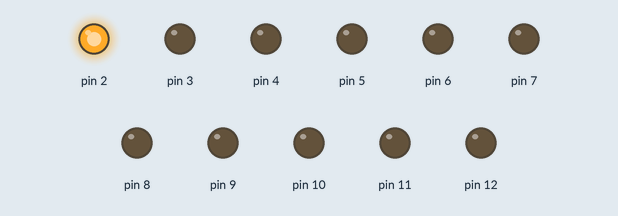
A sketch run on a simulated Arduino Uno, built with avr-gcc and run on an emulated ATmega328P. Shown: output pins drawn as LEDs (lit = HIGH).

Above: at 0.02 s.
At 0.32 s:
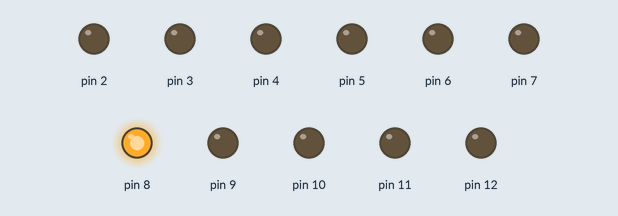
At 0.67 s:
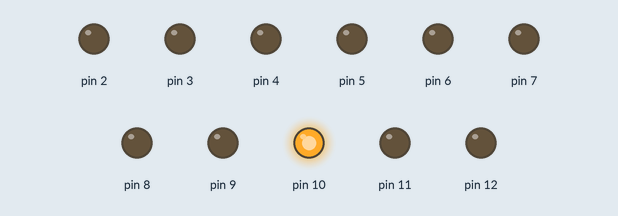
At 1.37 s:
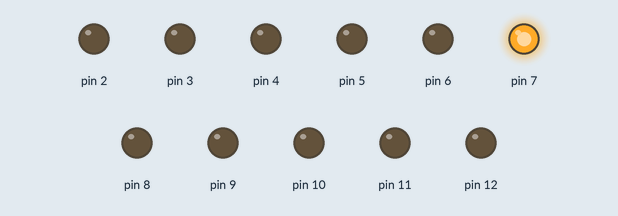
At 2.07 s:
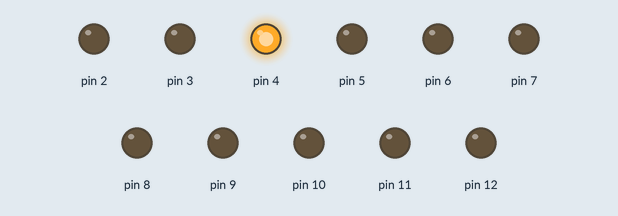
At 2.75 s:
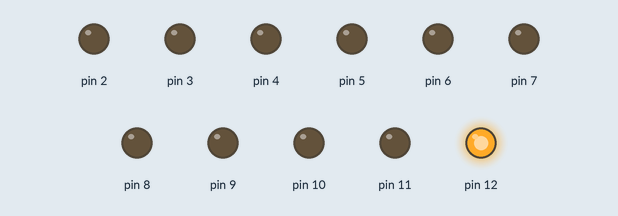
Timing chart, 0 to 3.0 s (numbered marks = the images above):
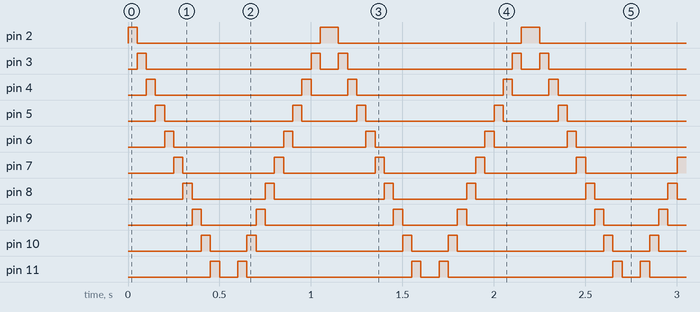

The sketch:

knightrider.ino
```cpp
void setup() {
  // put your setup code here, to run once:
  for(int i=2; i<13; i++){
    pinMode(i, OUTPUT);
  }
}

void loop() {
  // put your main code here, to run repeatedly:
  for(int i=2; i<13; i++){
    digitalWrite(i, HIGH);
    delay(50);
    digitalWrite(i, LOW);
  }
  for(int i=12; i>1; i--){
    digitalWrite(i, HIGH);
    delay(50);
    digitalWrite(i, LOW);
  }
}
```

Measured:
- by itself, pin 2, pin 12: alternates HIGH for 0.10 s and LOW for 1.0 s
- by itself, pin 3: repeats every 1.1 s: LOW 0.90 s, HIGH 0.05 s, LOW 0.10 s, HIGH 0.05 s
- by itself, pin 4: repeats every 1.1 s: LOW 0.80 s, HIGH 0.05 s, LOW 0.20 s, HIGH 0.05 s
- by itself, pin 5: repeats every 1.1 s: LOW 0.70 s, HIGH 0.05 s, LOW 0.30 s, HIGH 0.05 s
- by itself, pin 6: repeats every 1.1 s: LOW 0.60 s, HIGH 0.05 s, LOW 0.40 s, HIGH 0.05 s
- by itself, pin 7: alternates HIGH for 0.05 s and LOW for 0.50 s
- by itself, pin 8: repeats every 1.1 s: LOW 0.40 s, HIGH 0.05 s, LOW 0.60 s, HIGH 0.05 s
- by itself, pin 9: repeats every 1.1 s: LOW 0.30 s, HIGH 0.05 s, LOW 0.70 s, HIGH 0.05 s
